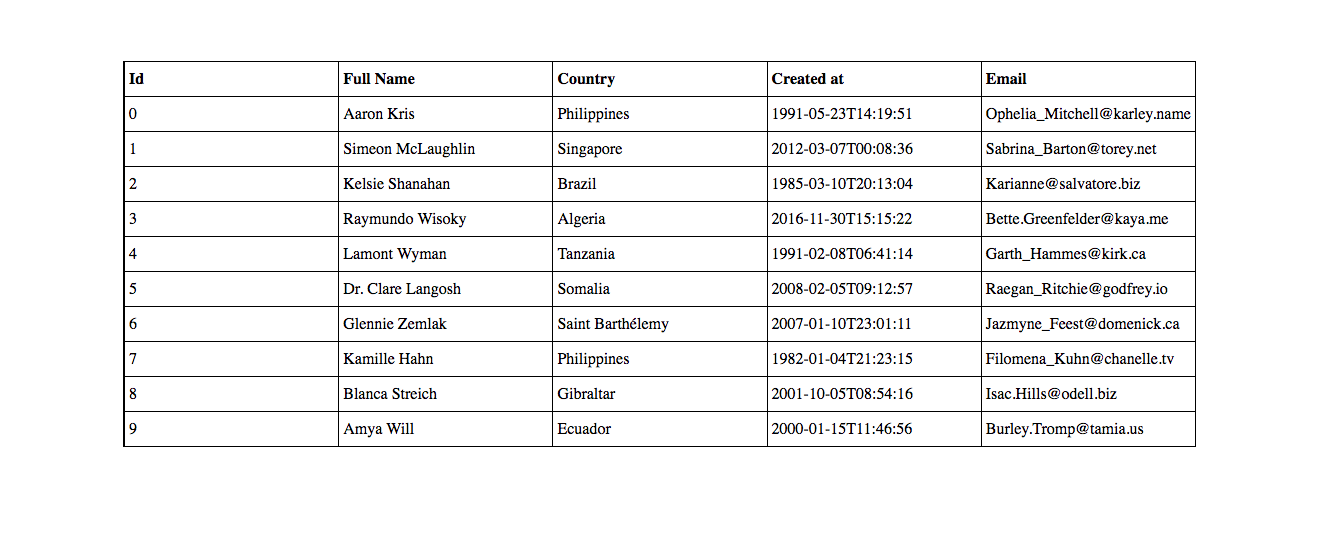
#> input picture input/image1.png, 1322 x 538 px, found by its file name
$ python hough.py
#> lines starting #> are read from the running program, lines starting #| are printed output that depends on the picture; after the words box and inside, x2 and y2 are one past the last pixel; in counts of white or black regions, pixels touching at a corner belong together

# Python program to illustrate HoughLine
# method for line detection
import cv2
import numpy as np

# Reading the required image in
# which operations are to be done.
# Make sure that the image is in the same
# directory in which this python program is
img = cv2.imread('with_borders\image1.png')
#> img is the input picture: shape (538, 1322, 3); mean B, G, R 243.1, 243, 243.1

# Convert the img to grayscale
gray = cv2.cvtColor(img,cv2.COLOR_BGR2GRAY)

# Apply edge detection method on the image
edges = cv2.Canny(gray,800,900,apertureSize = 3)
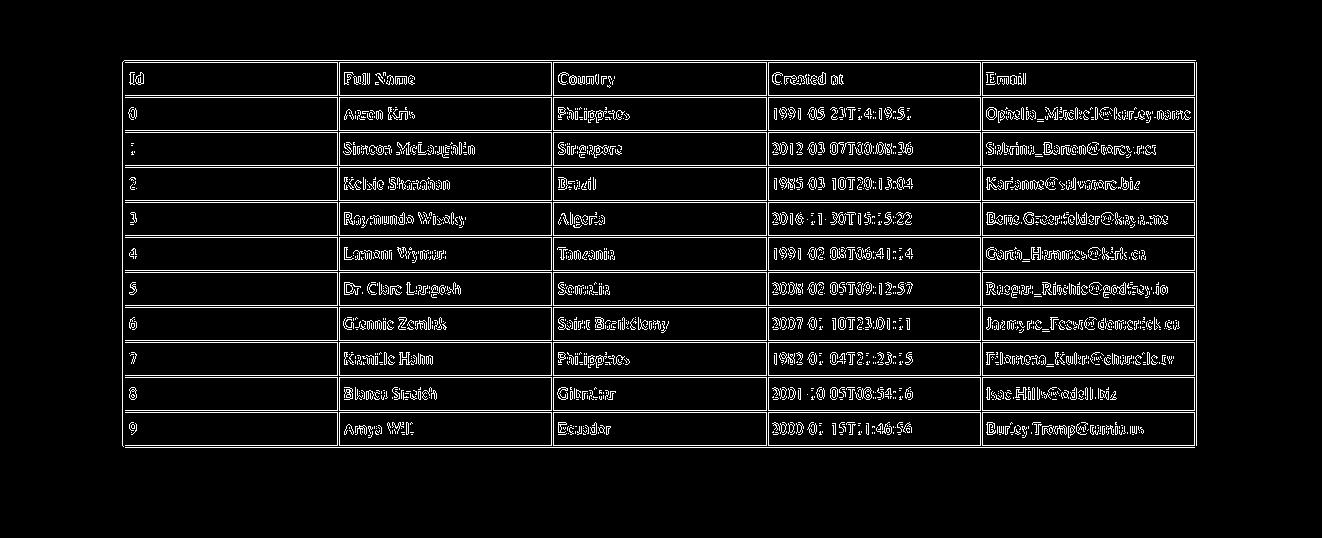
#> edges: shape (538, 1322); 7% white in thin lines or dots, all inside (x1, y1, x2, y2) = (122, 60, 1197, 448)

# This returns an array of r and theta values
lines = cv2.HoughLines(edges,1,np.pi/180, 160)
#> lines = 274 rows, first 8: [60, 1.57], [447, 1.57], [62, 1.57], [95, 1.57], [97, 1.57], [130, 1.57], [132, 1.57], [165, 1.57]

# The below for loop runs till r and theta values
# are in the range of the 2d array
for i in range(len(lines)):

    for r,theta in lines[i]:


        # Stores the value of cos(theta) in a
        a = np.cos(theta)

        # Stores the value of sin(theta) in b
        b = np.sin(theta)

        # x0 stores the value rcos(theta)
        x0 = a*r

        # y0 stores the value rsin(theta)
        y0 = b*r

        # x1 stores the rounded off value of (rcos(theta)-1000sin(theta))
        x1 = int(x0 + 1000*(-b))

        # y1 stores the rounded off value of (rsin(theta)+1000cos(theta))
        y1 = int(y0 + 1000*(a))

        # x2 stores the rounded off value of (rcos(theta)+1000sin(theta))
        x2 = int(x0 - 1000*(-b))

        # y2 stores the rounded off value of (rsin(theta)-1000cos(theta))
        y2 = int(y0 - 1000*(a))

        # x2 stores the rounded off value of (rcos(theta)+1000sin(theta))
        x3 = int(x0 - 1000*(a))

        # y2 stores the rounded off value of (rsin(theta)-1000cos(theta))
        y3 = int(y0 - 1000*(-b))


        # cv2.line draws a line in img from the point(x1,y1) to (x2,y2).
        # (0,0,255) denotes the colour of the line to be
        #drawn. In this case, it is red.
        cv2.line(img,(x1,y1), (x2,y2), (0,0,255),1)
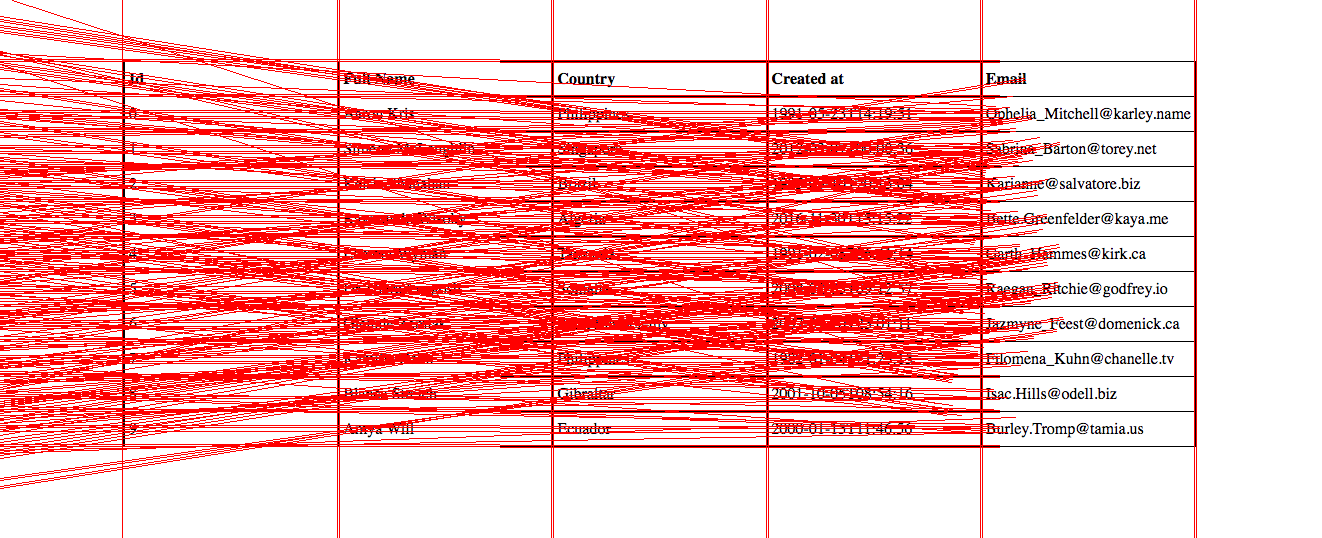
#> img: shape (538, 1322, 3); mean B, G, R 178.2, 178.1, 248.8

        #cv2.imwrite(f"img{x1}_{y1}.png",img[x1:x2, y1:y2,:])


# All the changes made in the input image are finally
# written on a new image houghlines.jpg
cv2.imwrite('linesDetected.jpg', img)
